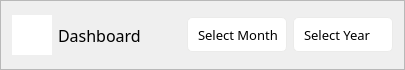
                  <widget class="QFrame" name="top_content_frame">
                   <property name="minimumSize">
                    <size>
                     <width>0</width>
                     <height>70</height>
                    </size>
                   </property>
                   <property name="maximumSize">
                    <size>
                     <width>16777215</width>
                     <height>70</height>
                    </size>
                   </property>
                   <property name="styleSheet">
                    <string notr="true">QFrame #top_content_frame {
border-bottom: 1px solid #ebebea;
border-top: 1px solid #ebebea;
}</string>
                   </property>
                   <property name="frameShape">
                    <enum>QFrame::StyledPanel</enum>
                   </property>
                   <property name="frameShadow">
                    <enum>QFrame::Raised</enum>
                   </property>
                   <layout class="QGridLayout" name="gridLayout_41">
                    <item row="0" column="1">
                     <widget class="QLabel" name="label_10">
                      <property name="font">
                       <font>
                        <family>Satoshi Medium</family>
                        <pointsize>12</pointsize>
                        <bold>false</bold>
                       </font>
                      </property>
                      <property name="styleSheet">
                       <string notr="true">border: none;</string>
                      </property>
                      <property name="text">
                       <string>Dashboard</string>
                      </property>
                     </widget>
                    </item>
                    <item row="0" column="0">
                     <widget class="QPushButton" name="inventory_icon_6">
                      <property name="sizePolicy">
                       <sizepolicy hsizetype="Fixed" vsizetype="Fixed">
                        <horstretch>0</horstretch>
                        <verstretch>0</verstretch>
                       </sizepolicy>
                      </property>
                      <property name="minimumSize">
                       <size>
                        <width>40</width>
                        <height>40</height>
                       </size>
                      </property>
                      <property name="maximumSize">
                       <size>
                        <width>40</width>
                        <height>40</height>
                       </size>
                      </property>
                      <property name="styleSheet">
                       <string notr="true">QPushButton {
	color: rgb(55, 50, 52);
	background-color: rgb(255, 255, 255);
	border: none;
}

</string>
                      </property>
                      <property name="text">
                       <string/>
                      </property>
                      <property name="icon">
                       <iconset resource="Icons/icons.qrc">
                        <normaloff>:/icons/columns-gap.svg</normaloff>:/icons/columns-gap.svg</iconset>
                      </property>
                      <property name="iconSize">
                       <size>
                        <width>20</width>
                        <height>20</height>
                       </size>
                      </property>
                     </widget>
                    </item>
                    <item row="0" column="2">
                     <spacer name="horizontalSpacer_6">
                      <property name="orientation">
                       <enum>Qt::Horizontal</enum>
                      </property>
                      <property name="sizeHint" stdset="0">
                       <size>
                        <width>40</width>
                        <height>20</height>
                       </size>
                      </property>
                     </spacer>
                    </item>
                    <item row="0" column="4">
                     <widget class="QComboBox" name="year_dropdown">
                      <property name="minimumSize">
                       <size>
                        <width>100</width>
                        <height>35</height>
                       </size>
                      </property>
                      <property name="maximumSize">
                       <size>
                        <width>100</width>
                        <height>35</height>
                       </size>
                      </property>
                      <property name="font">
                       <font>
                        <family>Satoshi Medium</family>
                        <pointsize>10</pointsize>
                        <bold>false</bold>
                       </font>
                      </property>
                      <property name="styleSheet">
                       <string notr="true">QComboBox { 
background-color:white;
border-radius: 5px;
padding-left: 10px;
text-align:center ;
color: black;
border: 1px solid #ebebea;;
}
QComboBox::drop-down {
border: none;
width: 0px;
height: 0px;
}</string>
                      </property>
                      <property name="sizeAdjustPolicy">
                       <enum>QComboBox::AdjustToMinimumContentsLengthWithIcon</enum>
                      </property>
                      <property name="placeholderText">
                       <string>Select Year</string>
                      </property>
                     </widget>
                    </item>
                    <item row="0" column="3">
                     <widget class="QComboBox" name="month_dropdown">
                      <property name="minimumSize">
                       <size>
                        <width>100</width>
                        <height>35</height>
                       </size>
                      </property>
                      <property name="maximumSize">
                       <size>
                        <width>100</width>
                        <height>35</height>
                       </size>
                      </property>
                      <property name="font">
                       <font>
                        <family>Satoshi Medium</family>
                        <pointsize>10</pointsize>
                        <bold>false</bold>
                       </font>
                      </property>
                      <property name="styleSheet">
                       <string notr="true">QComboBox { 
background-color: white;
border-radius: 5px;
padding-left: 10px;
color:black;
border: 1px solid #ebebea;;
}

QComboBox::drop-down {
border: none;
width: 0px;
height: 0px;
}</string>
                      </property>
                      <property name="placeholderText">
                       <string>Select Month</string>
                      </property>
                     </widget>
                    </item>
                   </layout>
                  </widget>
